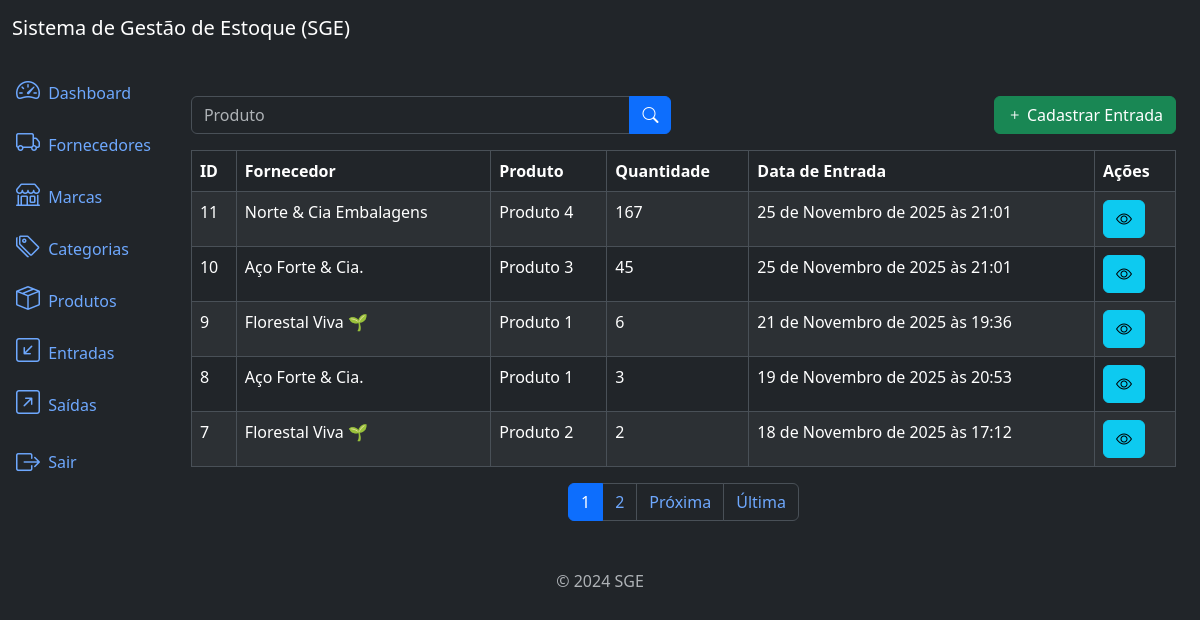
Page /inflows/list/ (signed in) on the earlier database version.
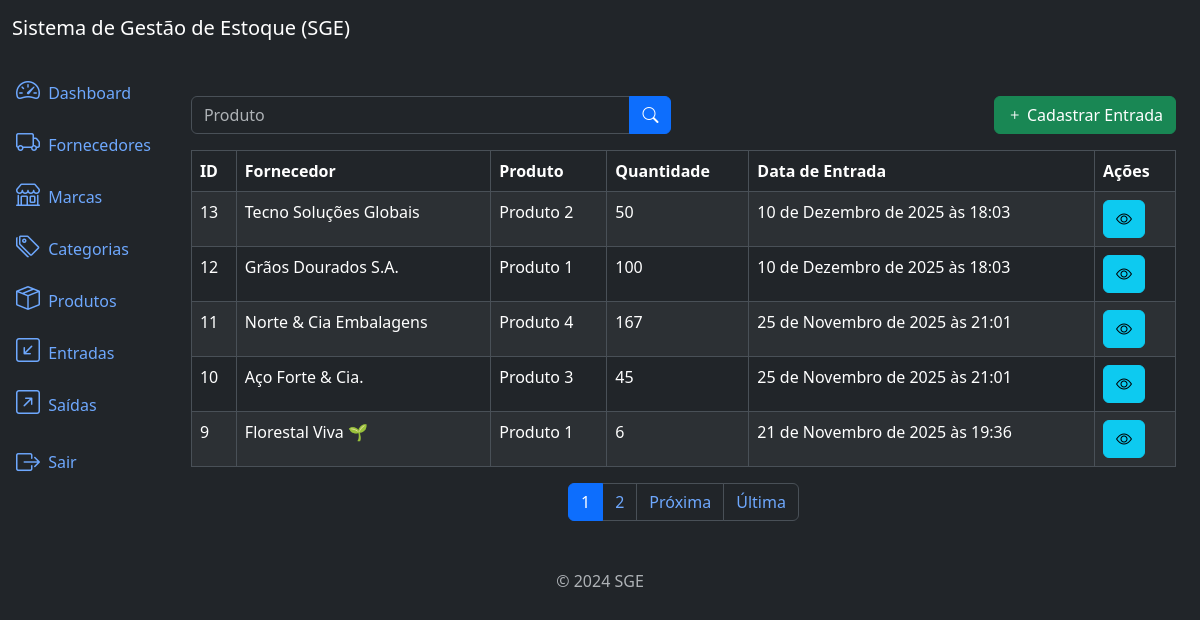
Same page on the later database version.
### inflows/models.py (models this page shows, shortened)
class Inflow(models.Model):
    supplier = models.ForeignKey(Supllier, on_delete=models.PROTECT,
                related_name='inflows')
    product = models.ForeignKey(Product, on_delete=models.PROTECT,
                related_name='inflows')
    quantity = models.IntegerField()
    description = models.TextField(max_length=10_000, null=True, blank=True)
    created_at = models.DateTimeField(auto_now_add=True)
    updated_at = models.DateTimeField(auto_now=True)
    class Meta:
        ordering = ['-created_at']

### supplier/models.py (models this page shows)
class Supllier(models.Model):
    name = models.CharField(max_length=300)
    description = models.TextField(null=True, blank=True)
    created_at = models.DateTimeField(auto_now_add=True)
    updated_at = models.DateTimeField(auto_now=True)
    class Meta:
        ordering = ['name']
    def __str__(self):
        return self.name

### products/models.py (models this page shows)
class Product(models.Model):
    title = models.CharField(max_length=400)
    category = models.ForeignKey(Category, on_delete=models.PROTECT,
                related_name='products')
    brand = models.ForeignKey(Brand, on_delete=models.PROTECT,
            related_name='products')
    description = models.TextField(max_length=10000, blank=True, null=True)
    serie_number = models.CharField(max_length=200, null=True, blank=True)
    cost_price = models.DecimalField(max_digits=20, decimal_places=2)
    selling_price = models.DecimalField(max_digits=20, decimal_places=2)
    quantity = models.IntegerField(default=0)
    created_at = models.DateTimeField(auto_now_add=True)
    updated_at = models.DateTimeField(auto_now=True)
    class Meta:
        ordering = ['title']
    def __str__(self):
        return self.title

### inflows/views.py (the view)
# urls.py: path('inflows/list/', views.InflowListView.as_view(), name='inflow_list'),
class InflowListView(LoginRequiredMixin, PermissionRequiredMixin, ListView):
    model = models.Inflow
    template_name = 'inflow_list.html'
    context_object_name = 'inflows'
    paginate_by = 5
    permission_required = 'inflows.view_inflow'
    def get_queryset(self):
        qs = super().get_queryset()
        product = self.request.GET.get('product')
        if product:
            qs = qs.filter(product__title__icontains=product)
        return qs

### inflows/templates/inflow_list.html (shortened to what this page needs)
{% extends 'base.html' %}
{% block content %}
<div class='row mb-3'>
    <div class='col-md-6'>
        <form method="get" action="{% url "inflow_list" %}">
            <div class='input-group'>
                <input type="text" class="form-control" name='inflow' placeholder='Produto' value="{{request.GET.inflow}}">
                <button type='submit' class="btn btn-primary">
                    <i class='bi bi-search'></i>
                </button>
            </div>
        </form>
    </div>
    {% if perms.inflows.add_inflow %}
    <div class='col-md-6'>
        <a href="{% url "inflow_create" %}" class='btn btn-success float-end'>
            <i class='bi bi-plus'></i>
            Cadastrar Entrada
        </a>
    </div>
    {% endif %}
</div>
<div class="table-responsive">
    <table class="table table-striped table-bordered">
        <thead class="thead-dark">
            <tr>
                <th>ID</th>
                <th>Fornecedor</th>
                <th>Produto</th>
                <th>Quantidade</th>
                <th>Data de Entrada</th>
                <th>Ações</th>
            </tr>
        </thead>
        <tbody>
            {% for inflow in inflows %}
                <tr>
                    <td>{{inflow.pk}}</td>
                    <td>{{inflow.supplier}}</td>
                    <td>{{inflow.product}}</td>
                    <td>{{inflow.quantity}}</td>
                    <td>{{inflow.created_at}}</td>
                    <td>
                        <a href="{% url "inflow_detail" inflow.pk %}" class='btn btn-info btn-small'>
                            <i class='bi bi-eye'></i>
                        </a>
                    </td>
                </tr>
            {% endfor %}
        </tbody>
    </table>
</div>
{% include "components/_pagination.html" %}
{% endblock content %}

### app/templates/base.html (shortened to what this page needs)
<!DOCTYPE html>
<html lang="pt-br" data-bs-theme="dark">
<head>
  <link href="https://cdn.jsdelivr.net/npm/bootstrap@5.3.3/dist/css/bootstrap.min.css" rel="stylesheet">
  <link rel="stylesheet" href="https://cdn.jsdelivr.net/npm/bootstrap-icons@1.11.3/font/bootstrap-icons.min.css">
</head>
<body>
  {% include 'components/_header.html' %}
  <div class="container-fluid">
    {% if user.is_authenticated %}
      {% include 'components/_sidebar.html' %}
    {% endif %}
    <div class="col py-3">
      <div class="container mt-4">
        <main>
          {% block content %}
          {% endblock %}
        </main>
      </div>
    </div>
  </div>
  </div>
  {% include 'components/_footer.html' %}
</body>
</html>

### app/templates/components/_header.html
<nav class="navbar navbar-expand-lg navbar-light bg-dark">
  <div class="container-fluid">
    <a class="navbar-brand text-white" href="#">Sistema de Gestão de Estoque (SGE)</a>
  </div>
</nav>

### app/templates/components/_sidebar.html (shortened to what this page needs)
<div class="row flex-nowrap">
  <div class="col-auto col-md-0 col-xl-0 px-0 bg-dark">
    <div class="d-flex flex-column align-items-center align-items-sm-start px-3 pt-2 text-white">
      <div class="collapse d-sm-block" id="menuCollapse">
        <ul class="nav flex-column align-items-start" id="menu">
          <li>
            <a href="{% url "home" %}" class="nav-link px-0 align-middle">
              <i class="bi bi-speedometer2 fs-4"></i>
              <span class="ms-1">Dashboard</span>
            </a>
          </li>
          {% if perms.supplier.view_supllier %}
          <li>
            <a href="{% url "suppliers_list" %}" class="nav-link px-0 align-middle">
              <i class="bi bi-truck fs-4"></i>
              <span class="ms-1">Fornecedores</span>
            </a>
          </li>
          {% endif %}
          {% if perms.brands.view_brand %}
          <li>
            <a href="{% url "brand_list" %}" class="nav-link px-0 align-middle">
              <i class="bi bi-shop fs-4"></i>
              <span class="ms-1">Marcas</span>
            </a>
          </li>
          {% endif %}
          {% if perms.category.view_category %}
          <li>
            <a href="{% url "category_list" %}" class="nav-link px-0 align-middle">
              <i class="bi bi-tags fs-4"></i>
              <span class="ms-1">Categorias</span>
            </a>
          </li>
          {% endif %}
          {% if perms.products.view_product %}
          <li>
            <a href="{% url "product_list" %}" class="nav-link px-0 align-middle">
              <i class="bi bi-box-seam fs-4"></i>
              <span class="ms-1">Produtos</span>
            </a>
          </li>
          {% endif %}
          {% if perms.inflows.view_inflow %}
          <li>
            <a href="{% url "inflow_list" %}" class="nav-link px-0 align-middle">
              <i class="bi bi-arrow-down-left-square fs-4"></i>
              <span class="ms-1">Entradas</span>
            </a>
          </li>
          {% endif %}
          {% if perms.outflows.view_outflow %}
          <li>
            <a href="{% url "outflow_list" %}" class="nav-link px-0 align-middle">
              <i class="bi bi-arrow-up-right-square fs-4"></i>
              <span class="ms-1">Saídas</span>
            </a>
          </li>
          {% endif %}
          <li class='nav-item'>
            <form action="{% url 'logout' %}" method="post" id="logout-form" class="nav-link px-0 align-middle">
              <button type="submit" class="btn btn-link text-decoration-none text-reset nav-link px-0 align-middle">
                <i class="bi bi-box-arrow-right fs-4 align-middle"></i>
                <span class="ms-1 align-middle">Sair</span>
              </button>
            </form>
          </li>
        </ul>
      </div>
    </div>
  </div>

### app/templates/components/_pagination.html (shortened to what this page needs)
{% if page_obj.has_other_pages %}
  <nav>
    <ul class="pagination justify-content-center">
      {% for page_number in page_obj.paginator.page_range %}
        {% if page_number <= page_obj.number|add:3 and page_number >= page_obj.number|add:-3 %}
          {% if page_obj.number == page_number %}
            <li class="page-item active">
              <a class="page-link" href="?page={{ page_number }}">
                {{ page_number }}
              </a>
            </li>
          {% else %}
            <li class="page-item">
              <a class="page-link" href="?page={{ page_number }}">
                {{ page_number }}
              </a>
            </li>
          {% endif %}
        {% endif %}
      {% endfor %}
      {% if page_obj.has_next %}
        <li class="page-item">
          <a class="page-link" href="?page={{ page_obj.next_page_number }}">
            Próxima
          </a>
        </li>
        <li class="page-item">
          <a class="page-link" href="?page={{ page_obj.paginator.num_pages }}">
            Última
          </a>
        </li>
      {% endif %}
    </ul>
  </nav>
{% endif %}

### app/templates/components/_footer.html
<footer class="footer mt-auto py-3 text-center">
  <div class="container">
    <span class="text-muted">© 2024 SGE</span>
  </div>
</footer>

Differences in the rows shown:
no longer on this page (row unchanged): Inflow: pk "8", supplier "Aço Forte & Cia.", product "Produto 1", quantity "3", created_at "19 de Novembro de 2025 às 20:53"
no longer on this page (row unchanged): Inflow: pk "7", supplier "Florestal Viva 🌱", product "Produto 2", quantity "2", created_at "18 de Novembro de 2025 às 17:12"
added Inflow: pk "13", supplier "Tecno Soluções Globais", product "Produto 2", quantity "50", created_at "10 de Dezembro de 2025 às 18:03"
added Inflow: pk "12", supplier "Grãos Dourados S.A.", product "Produto 1", quantity "100", created_at "10 de Dezembro de 2025 às 18:03"
